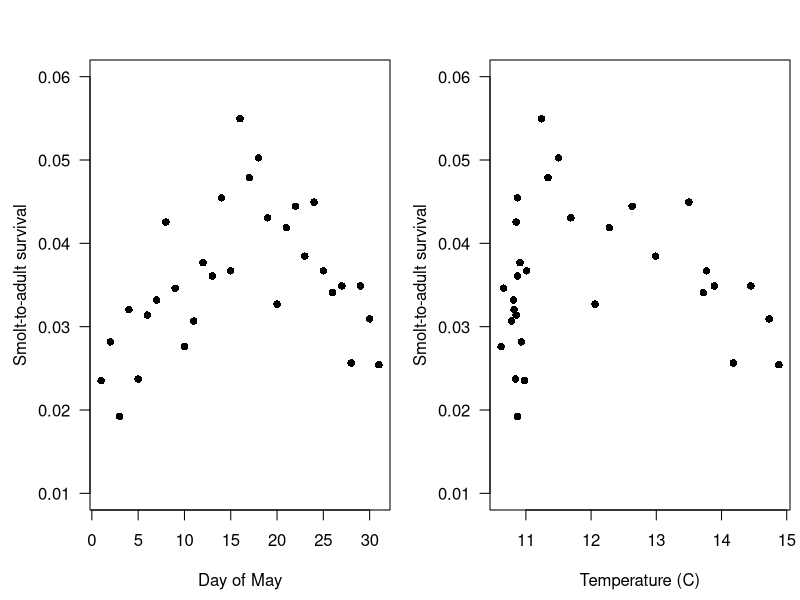
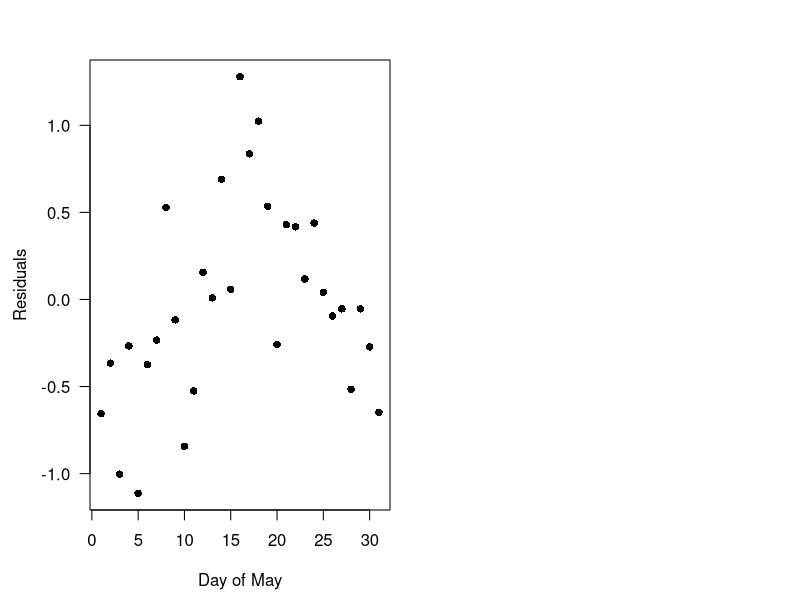
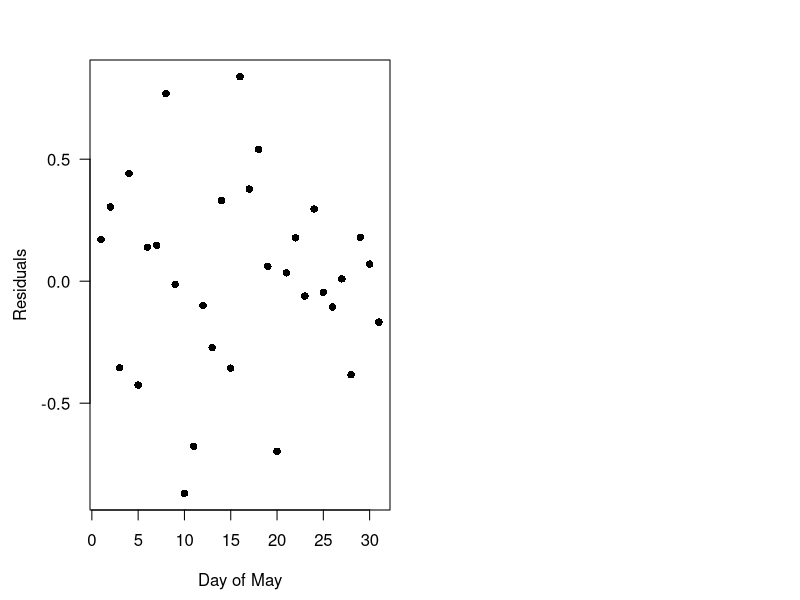
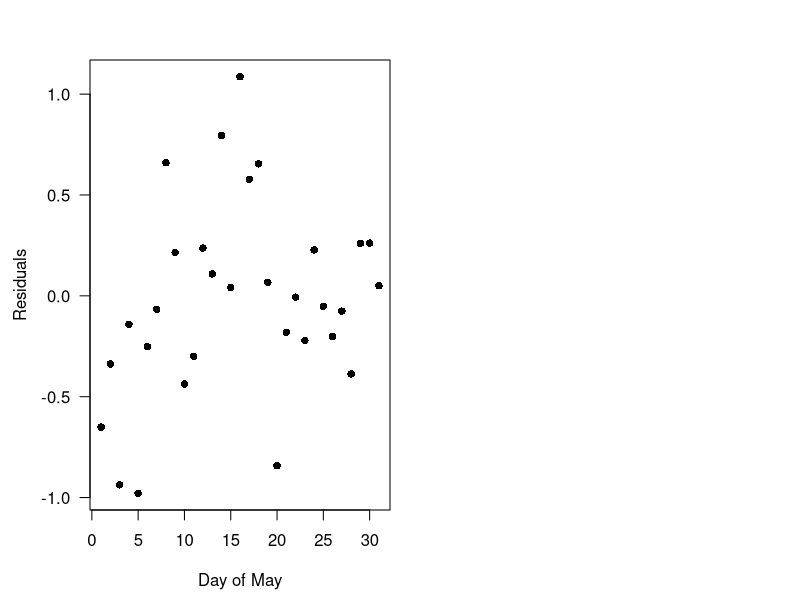
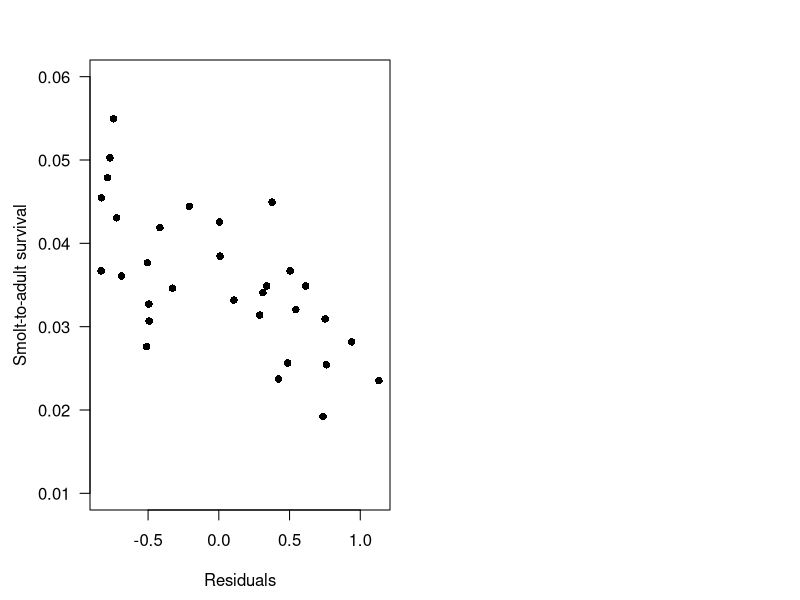
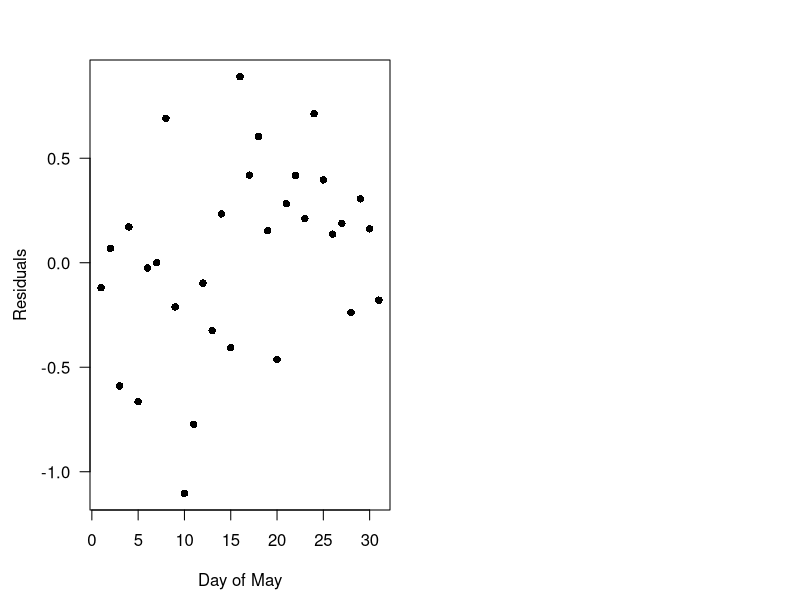
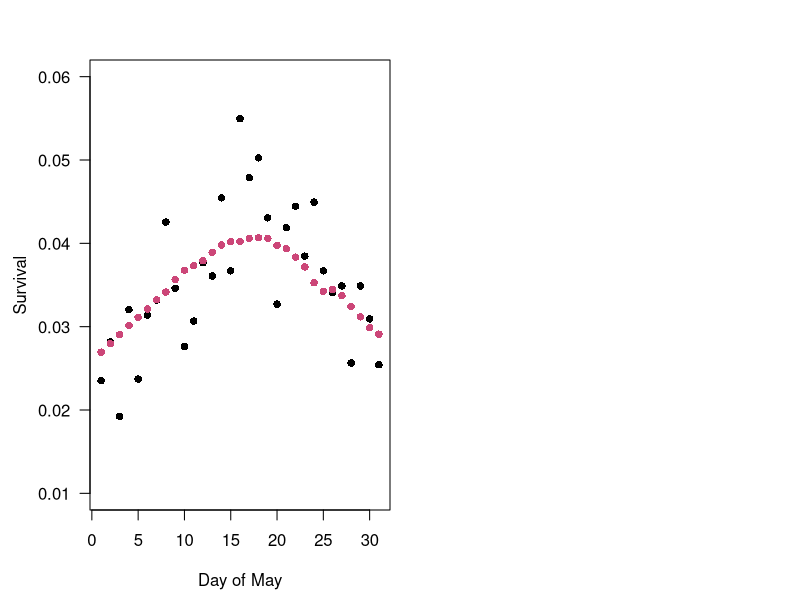
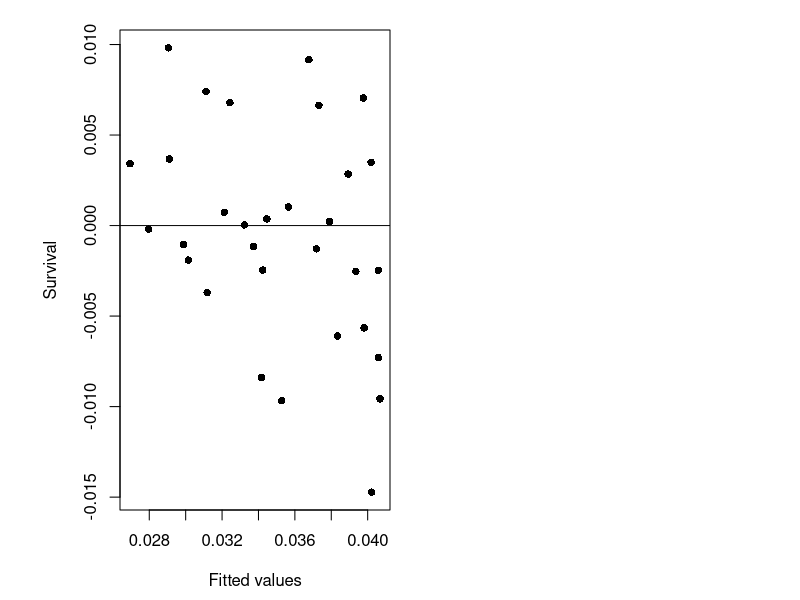

The R script that drew these images, in order:
## ---- chunk 1
knitr::opts_chunk$set(echo = TRUE, message = FALSE, fig.align = "center")
## ---- chunk 2
## get the data
dat <- read.csv("srss_chin_sar.csv")

## estimated survival by day
dat$sar <- dat$adults / dat$smolts

## plot SAR vs day
par(mfrow = c(1, 2),
    mai = c(0.9, 0.9, 0.6, 0.1),
    omi = c(0, 0, 0, 0))
plot(dat$day, dat$sar, las = 1, pch = 16, ylim = c(0.01, 0.06),
     ylab = "Smolt-to-adult survival", xlab = "Day of May")
plot(dat$temp, dat$sar, las = 1, pch = 16, ylim = c(0.01, 0.06),
     ylab = "Smolt-to-adult survival", xlab = "Temperature (C)")
## ---- chunk 3
## correlation between day and temp
cor(dat$day, dat$temp)
## ---- chunk 4
## logistic regression model with only an intercept
## format the response as cbind(successes, failures)
model_d <- glm(cbind(adults, smolts - adults) ~ 1, data = dat,
               family = binomial(link = "logit"))
## model summary
summary(model_d)

## R^2 via the deviances
nn <- nrow(dat)
DM <- model_d$deviance
D0 <- model_d$null.deviance
# R^2
R2_d <- (1 - exp((DM - D0) / nn)) / (1 - exp(-D0 / nn))
## ---- chunk 5
## estimated mean survival
## option 1
mean(sar_hat_1 <- fitted(model_d))

## option 2
## linear predictor
eta <- predict(model_d, type = "link")
## mean response
mean(sar_hat_2 <- 1 / (1 + exp(-eta)))
## ---- chunk 6
## plot model 1 residuals vs day
par(mai = c(0.9, 0.9, 0.6, 0.1),
    omi = c(0, 0, 0, 0))
plot(dat$day, residuals(model_d), las = 1, pch = 16,
     ylab = "Residuals", xlab = "Day of May")
## ---- chunk 7
## logistic regression model with day and day^2
## format the response as cbind(successes, failures)
model_e <- glm(cbind(adults, smolts - adults) ~ day + I(day^2), data = dat,
               family = binomial(link = "logit"))
## model summary
summary(model_e)

## R^2 via the deviances
DM <- model_e$deviance
D0 <- model_e$null.deviance
# R^2
R2_e <- (1 - exp((DM - D0) / nn)) / (1 - exp(-D0 / nn))
## ---- chunk 8
## plot model 1 residuals vs day
par(mai = c(0.9, 0.9, 0.6, 0.1),
    omi = c(0, 0, 0, 0))
plot(dat$day, residuals(model_e), las = 1, pch = 16,
     ylab = "Residuals", xlab = "Day of May")
## ---- chunk 9
## logistic regression model with temp and temp^2
## format the response as cbind(successes, failures)
model_f <- glm(cbind(adults, smolts - adults) ~ temp + I(temp^2), data = dat,
               family = binomial(link = "logit"))
## model summary
summary(model_f)

## R^2 via the deviances
DM <- model_f$deviance
D0 <- model_f$null.deviance
# R^2
R2_f <- (1 - exp((DM - D0) / nn)) / (1 - exp(-D0 / nn))
## ---- chunk 10
## plot model 1 residuals vs day
par(mai = c(0.9, 0.9, 0.6, 0.1),
    omi = c(0, 0, 0, 0))
plot(dat$day, residuals(model_f), las = 1, pch = 16,
     ylab = "Residuals", xlab = "Day of May")
## ---- chunk 11
## linear regression of temp vs day
model_g <- lm(temp ~ day, data = dat)
## model residuals
resids_g <- residuals(model_g)

## plot survival vs residuals
par(mai = c(0.9, 0.9, 0.6, 0.1),
    omi = c(0, 0, 0, 0))
plot(resids_g, dat$sar, las = 1, pch = 16, ylim = c(0.01, 0.06),
     ylab = "Smolt-to-adult survival", xlab = "Residuals")
## ---- chunk 12
## logistic regression model with residuals
## format the response as cbind(successes, failures)
model_h <- glm(cbind(adults, smolts - adults) ~ resids_g, data = dat,
               family = binomial(link = "logit"))
## model summary
summary(model_h)

## R^2 via the deviances
DM <- model_h$deviance
D0 <- model_h$null.deviance
# R^2
R2_h <- (1 - exp((DM - D0) / nn)) / (1 - exp(-D0 / nn))
## ---- chunk 13
## plot model 1 residuals vs day
par(mai = c(0.9, 0.9, 0.6, 0.1),
    omi = c(0, 0, 0, 0))
plot(dat$day, residuals(model_h), las = 1, pch = 16,
     ylab = "Residuals", xlab = "Day of May")
## ---- chunk 14
## use kable for table formatting
library(kableExtra)

## table of aic values
tbl_aic <- data.frame(Model = rep(NA, 4),
                      AIC = rep(NA, 4),
                      deltaAIC = rep(NA, 4),
                      "AIC weight" = rep(NA, 4),
                      check.names = FALSE)
colnames(tbl_aic)[3] <- "$\\Delta$AICc"
## model names
tbl_aic[,1] <- c("intercept only", "day + day$^2$",
                 "temp + temp$^2$", "day-temp residuals")
## AIC values
tbl_aic[,2] <- AIC(model_d, model_e, model_f, model_h)[,2]
## delta-AIC values
tbl_aic[,3] <- tbl_aic[,2] - min(tbl_aic[,2])
## Akaike weights
tbl_aic[,4] <- exp(-0.5 * tbl_aic[,3]) / sum(exp(-0.5 * tbl_aic[,3]))
## print table
kbl(tbl_aic[order(tbl_aic[,"AIC"]),c(1,3,4)], align = "lcc",
      digits = c(NA, 1, 3), row.names = FALSE,
      escape = FALSE, linesep = "", booktabs = TRUE,
      caption = "Model selection results based upon AICc.\\\\") |>
  kable_styling(position = "center", latex_options = "hold_position")
## ---- chunk 15
## get model-averaged results
fits <- matrix(NA, nrow = nn, ncol= 4)
fits[,1] <- fitted(model_d)
fits[,2] <- fitted(model_e)
fits[,3] <- fitted(model_f)
fits[,4] <- fitted(model_h)
ma_fits <- fits %*% matrix(tbl_aic[,"AIC weight"], 4, 1)

## plot model 1 residuals vs day
par(mai = c(0.9, 0.9, 0.6, 0.1),
    omi = c(0, 0, 0, 0))
plot(dat$day, dat$sar, las = 1, pch = 16, ylim = c(0.01, 0.06),
     ylab = "Survival", xlab = "Day of May")
points(dat$day, ma_fits, pch = 16,
       col = viridis::plasma(1, 1, 0.5, 0.5))
## ---- chunk 16
## residuals
ma_res <- ma_fits - dat$sar

## plot residuals vs fitted
par(mai = c(0.9, 1.2, 0.3, 0.1),
    omi = c(0, 0, 0, 0))
plot(ma_fits, ma_res, pch = 16,
     ylab = "Survival", xlab = "Fitted values")
abline(h = 0)

## QQ plot
par(mai = c(0.9, 0.9, 0.3, 0.1),
    omi = c(0, 0, 0, 0))
qqnorm(ma_res, pch = 16)
qqline(ma_res)

## ACF plot
par(mai = c(0.9, 0.9, 0.3, 0.1),
    omi = c(0, 0, 0, 0))
acf(ma_res)
